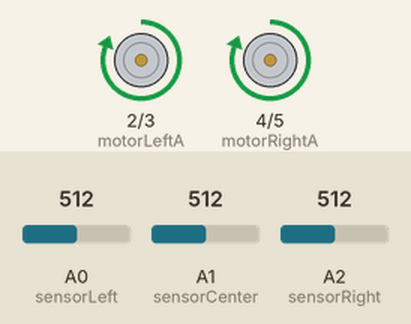
This sketch was run on a simulated Arduino Uno, built with avr-gcc and run on an emulated ATmega328P. On the bench: motor-driver pin pairs drawn as motors (green arrow = first pin HIGH = forward, orange = second pin HIGH = backward, longer = more drive). The test bench sets the inputs (shaded band); at power-on: A1 (sensorCenter) = 512, A0 (sensorLeft) = 512, A2 (sensorRight) = 512.

Above: at 1.2 s.
1.3 s: A1 (sensorCenter) set to 488
At 1.6 s:
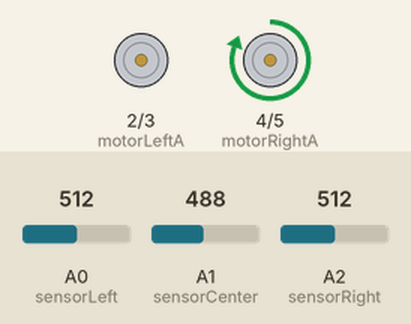
2.8 s: A0 (sensorLeft) set to 484
At 3.9 s:
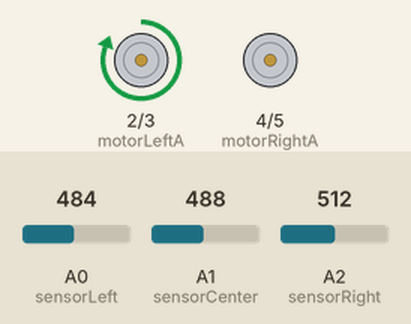
4.3 s: A2 (sensorRight) set to 486
At 5.0 s:
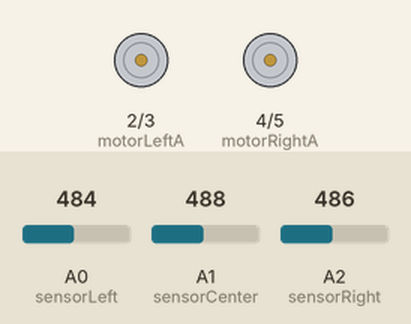
5.8 s: A2 (sensorRight) set to 511
At 6.2 s:
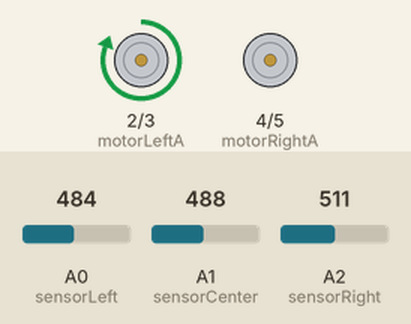
7.3 s: A2 (sensorRight) set to 306
At 8.5 s:
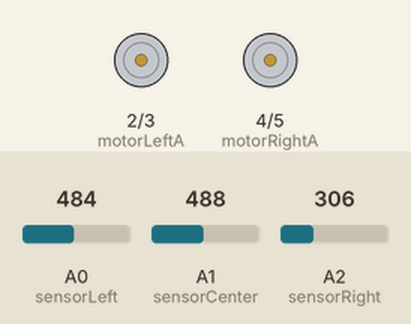
Timing chart, 0 to 9.8 s (numbered marks = the images above; inputs shaded):
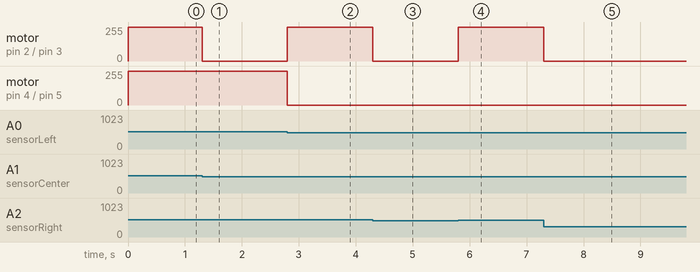

The sketch:

linjefolger.ino
```cpp
// Linjefølgerrobot med tre analoge refleksjonssensorer og L298N (eller tilsvarende H-bro).
// Sensorer: venstre A0, midt A1, høyre A2. Høy verdi = sensoren ser den mørke linjen.
// Motorer: venstre IN1/IN2 på pinne 2/3, høyre IN3/IN4 på pinne 4/5.
// Terskelen (500) må justeres etter sensorene og underlaget.

const int sensorLeft = A0;
const int sensorCenter = A1;
const int sensorRight = A2;

const int motorLeftA = 2;
const int motorLeftB = 3;
const int motorRightA = 4;
const int motorRightB = 5;

const int TERSKEL = 500;

void settMotorer(int venstreA, int venstreB, int hoyreA, int hoyreB) {
  digitalWrite(motorLeftA, venstreA);
  digitalWrite(motorLeftB, venstreB);
  digitalWrite(motorRightA, hoyreA);
  digitalWrite(motorRightB, hoyreB);
}

void moveForward() { settMotorer(HIGH, LOW, HIGH, LOW); }
void turnLeft()    { settMotorer(LOW, LOW, HIGH, LOW); } // venstre hjul står, høyre kjører
void turnRight()   { settMotorer(HIGH, LOW, LOW, LOW); } // høyre hjul står, venstre kjører
void stopMotors()  { settMotorer(LOW, LOW, LOW, LOW); }

void setup() {
  pinMode(motorLeftA, OUTPUT);
  pinMode(motorLeftB, OUTPUT);
  pinMode(motorRightA, OUTPUT);
  pinMode(motorRightB, OUTPUT);
}

void loop() {
  int left = analogRead(sensorLeft);
  int center = analogRead(sensorCenter);
  int right = analogRead(sensorRight);

  if (center > TERSKEL) {
    moveForward();
  } else if (left > TERSKEL) {
    turnLeft();
  } else if (right > TERSKEL) {
    turnRight();
  } else {
    stopMotors(); // Linjen er borte – stopp i stedet for å kjøre videre
  }
}
```

Measured:
- the behaviour switches between 501 and 500 on A1 (sensorCenter) (found by bisection; images 0 and 1)
- the behaviour switches between 501 and 500 on A0 (sensorLeft) (found by bisection; images 1 and 2)
- the behaviour switches between 501 and 500 on A2 (sensorRight) (found by bisection; images 2 and 3)
- after the input at 1.3 s, motor on pin 2 (motorLeftA) / pin 3 (motorLeftB): forward 255/255 → stopped at once
- after the input at 2.8 s, motor on pin 2 (motorLeftA) / pin 3 (motorLeftB): stopped → forward 255/255 at once; motor on pin 4 (motorRightA) / pin 5 (motorRightB): forward 255/255 → stopped at once
- after the input at 4.3 s, motor on pin 2 (motorLeftA) / pin 3 (motorLeftB): forward 255/255 → stopped at once
- after the input at 5.8 s, motor on pin 2 (motorLeftA) / pin 3 (motorLeftB): stopped → forward 255/255 at once
- after the input at 7.3 s, motor on pin 2 (motorLeftA) / pin 3 (motorLeftB): forward 255/255 → stopped at once
